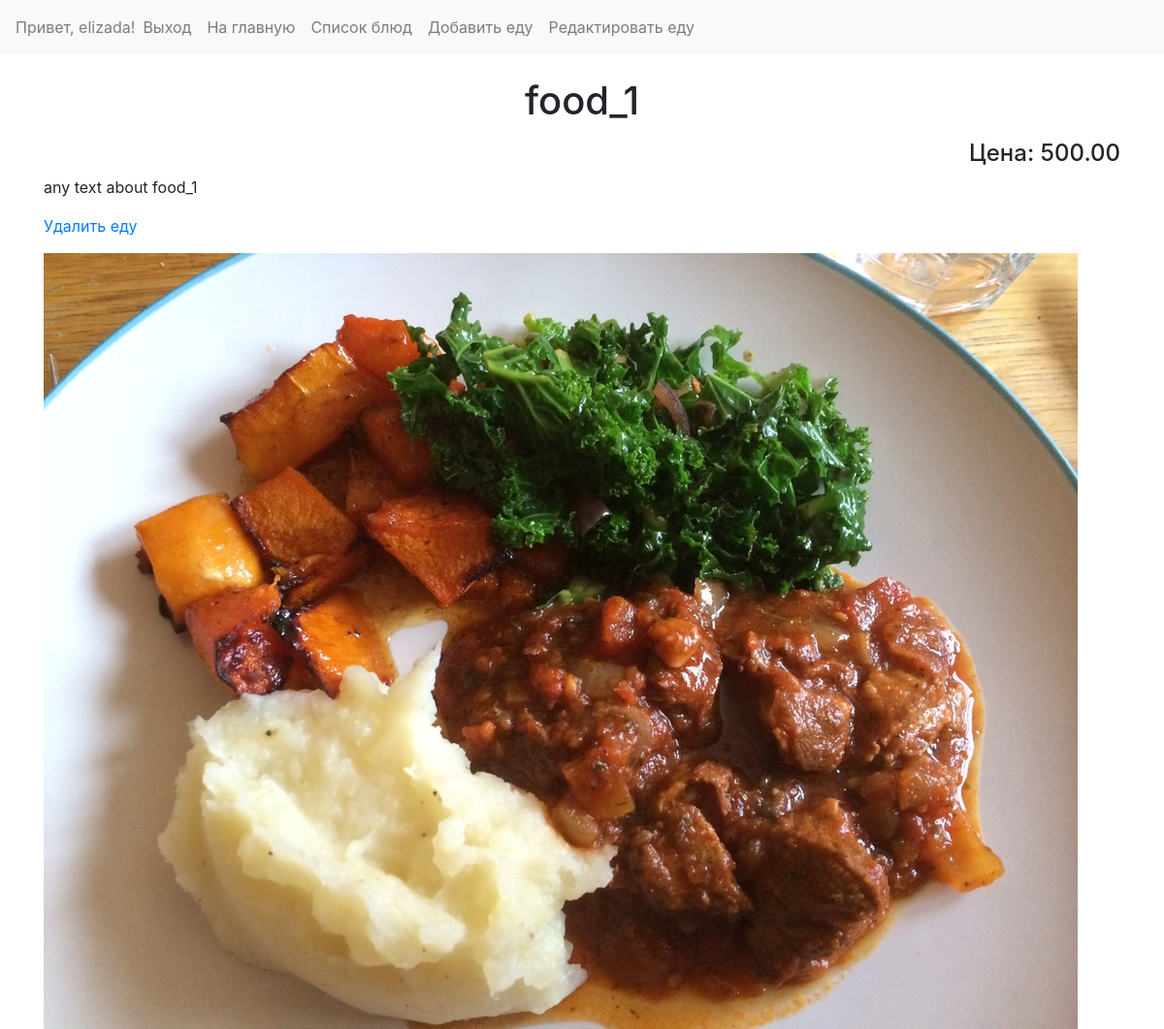
The app's page /foods/1 (signed in) with its own data.
### webapp/models.py (models this page shows, shortened)
class Food(models.Model):
    name = models.CharField(max_length=50, verbose_name='Название')
    description = models.TextField(max_length=1000, null=True, blank=True, verbose_name='Описание')
    photo = models.ImageField(verbose_name='Фотография')
    price = models.DecimalField(max_digits=8, decimal_places=2, verbose_name='Цена')

### webapp/views.py (the view)
# urls.py: path('foods/<int:pk>', FoodDetailView.as_view(), name='food_detail'),
class FoodDetailView(LoginRequiredMixin, PermissionRequiredMixin, DetailView):
    model = Food
    template_name = 'food_detail.html'
    permission_required = 'webapp.view_food'

### webapp/templates/food_detail.html (shortened to what this page needs)
{% extends 'base.html' %}
{% block menu %}
        {% if perms.webapp.add_food %}
            <li class="nav-item">
                <a class="nav-link" href="{% url 'webapp:food_create' %}">Добавить еду</a>
            </li>
            <li class="nav-item">
                <a class="nav-link" href="{% url 'webapp:food_update' food.pk %}">Редактировать еду</a>
            </li>
        {% endif %}
{% endblock %}
{% block content %}
    <div>
        <h1 class="text-center mt-4 mb-3">{{ food.name }}</h1> <h4 class="text-right"> Цена: {{ food.price }} </h4>
            <p class="mb-3">{{ food.description }}</p>
            <p><a href="{% url 'webapp:order_food_delete' food.pk %}">Удалить еду</a></p>
            <img src="{{ food.photo.url }}" alt="Картинка еды">
    </div>
{% endblock %}

### webapp/templates/base.html (shortened to what this page needs)
{% load staticfiles %}
<!doctype html>
<html lang="en">
<head>
    <link rel="stylesheet" href="{% static 'css/bootstrap.css' %}">
    <link rel="stylesheet" href="{% static 'css/style.css' %}">
</head>
<body>
<nav class="navbar navbar-expand-lg navbar-light bg-light sticky-top">
    <div class="collapse navbar-collapse" id="navbarNav">
        <ul class="navbar-nav">
            {% if request.user.is_authenticated %}
                <li class="nav-item navbar-text">Привет, {{ request.user.username }}!</li>
                <li class="nav-item">
                    <a href="{% url 'accounts:logout' %}" class="nav-link">Выход</a>
                </li>
                <li class="nav-item">
                    <a href="{% url 'webapp:order_list' %}" class="nav-link">На главную</a>
                </li>
                 <li class="nav-item">
                    <a class="nav-link" href="{% url 'webapp:food_list' %}">Список блюд</a>
                </li>
                 {% block menu %}{% endblock %}
            {% else %}
                <li class="nav-item">
                    <a href="{% url 'accounts:login' %}" class="nav-link">Вход</a>
                </li>
            {% endif %}
        </ul>
    </div>
</nav>
<div class="container">
    {% block content %}{% endblock %}
</div>
</body>
</html>

### records on screen
Food: name "food_1", price "500.00", description "any text about food_1", photo (picture)

### other values on screen
{{ request.user.username }} "elizada"
